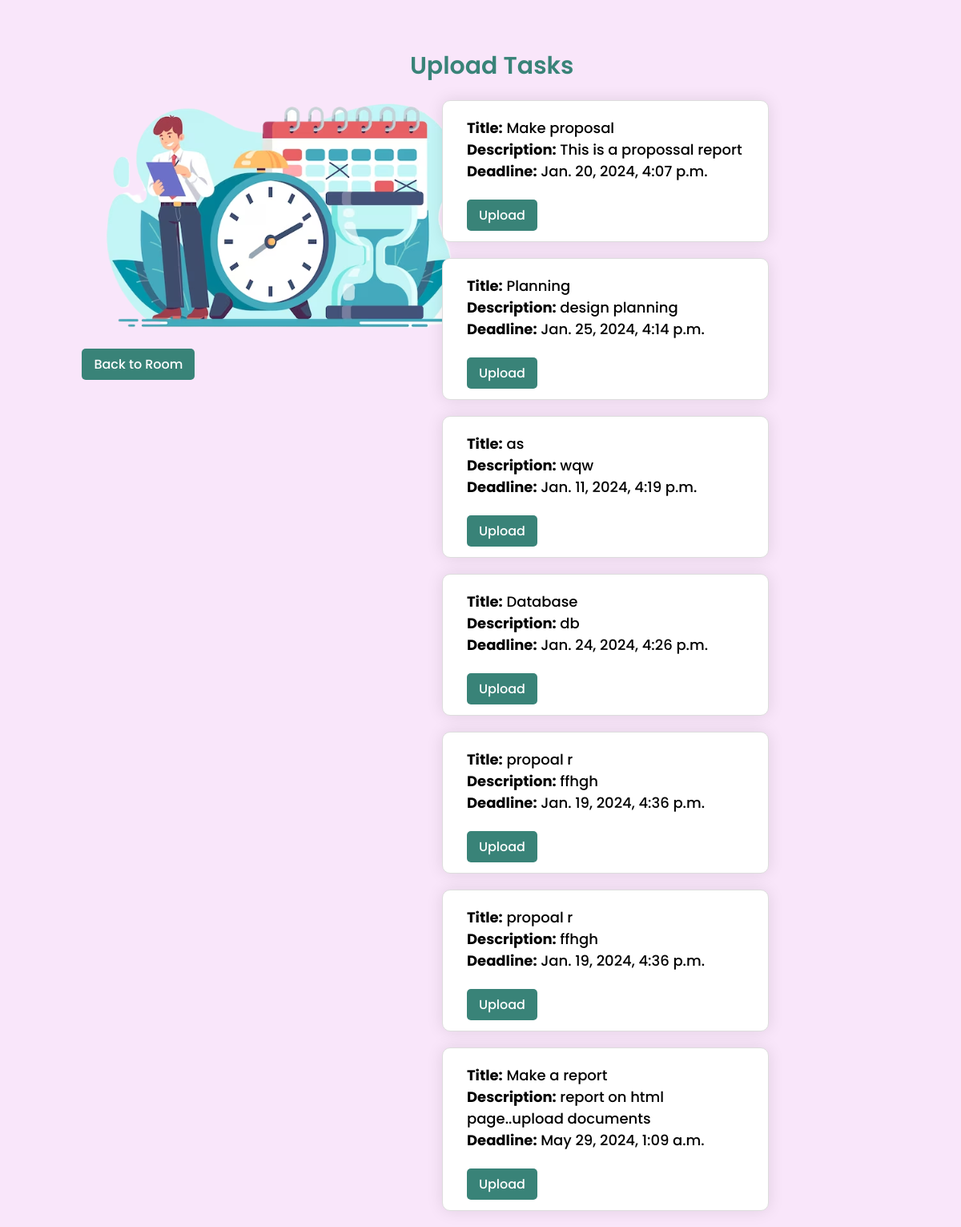
Page /lab_task/ (signed in) on the committed database.
### myapp/models.py (models this page shows, shortened)
class LabTask(models.Model):
    title = models.CharField(max_length=100, null=True, blank=True)
    description = models.TextField()
    deadline = models.DateTimeField()

### myapp/views.py (the view)
# urls.py: path('lab_task/', views.lab_task, name='lab_task'),
def lab_task(request):
    room = ProjectRoom.objects.filter(team_members=request.user).first()
    lab_tasks = LabTask.objects.all()
    return render(request,'lab_tasks.html',{"lab_tasks":lab_tasks,'room':room})

### templates/lab_tasks.html (shortened to what this page needs)
<!DOCTYPE html>
<html lang="en">
  <head>
  </head>
  <body>
    <section>
      <div class="image">
        <img src="../media/lab-task.png" alt="" />
        <a href="{% url 'room_details' room.id %}">Back to Room</a>
      </div>
      <div class="details">
        <h3>Upload Tasks</h3>
        <ul>
          {% for lab_task in lab_tasks %}
          <li>
            <strong>Title:</strong> {{ lab_task.title }}<br />
            <strong>Description:</strong> {{ lab_task.description }}<br />
            <strong>Deadline:</strong> {{lab_task.deadline }}<br /><br />
            <a href="{% url 'upload' lab_task.id %}">Upload</a>
          </li>
          {% endfor %}
        </ul>
      </div>
    </section>
  </body>
</html>

### templates/lab_tasks.html (style rules this page uses)
body { font-family: "Poppins", sans-serif; background: #f9e6fa; margin: 0; padding: 0; }
section { display: flex; justify-content: space-between; }
img { margin-top: 20%; margin-left: 20%; }
.details { margin-top: 30px; margin-right: 20%; }
h3 { font-size: 30px; font-weight: 600; color: #398378; margin-bottom: 20px; }
ul { list-style: none; }
li { background: white; border: 1px solid #ddd; border-radius: 10px; padding: 20px 30px; font-size: 18px; font-weight: 500; box-shadow: 0 0 20px rgba(0, 0, 0, 0.1); margin-bottom: 20px; }
a { text-decoration: none; background-color: #398378; color: white; padding: 8px 15px; margin-right: 20px; border-radius: 5px; font-size: 16px; font-weight: 500; transition: transform 0.3s ease-in-out; }
.image a { margin-top: 20%; margin-left: 20%; }

### rows in the picture
LabTask: title "Make proposal", description "This is a propossal report", deadline "Jan. 20, 2024, 4:07 p.m."
LabTask: title "Planning", description "design planning", deadline "Jan. 25, 2024, 4:14 p.m."
LabTask: title "as", description "wqw", deadline "Jan. 11, 2024, 4:19 p.m."
LabTask: title "Database", description "db", deadline "Jan. 24, 2024, 4:26 p.m."
LabTask: title "propoal r", description "ffhgh", deadline "Jan. 19, 2024, 4:36 p.m."
LabTask: title "propoal r", description "ffhgh", deadline "Jan. 19, 2024, 4:36 p.m."
LabTask: title "Make a report", description "report on html page..upload documents", deadline "May 29, 2024, 1:09 a.m."
